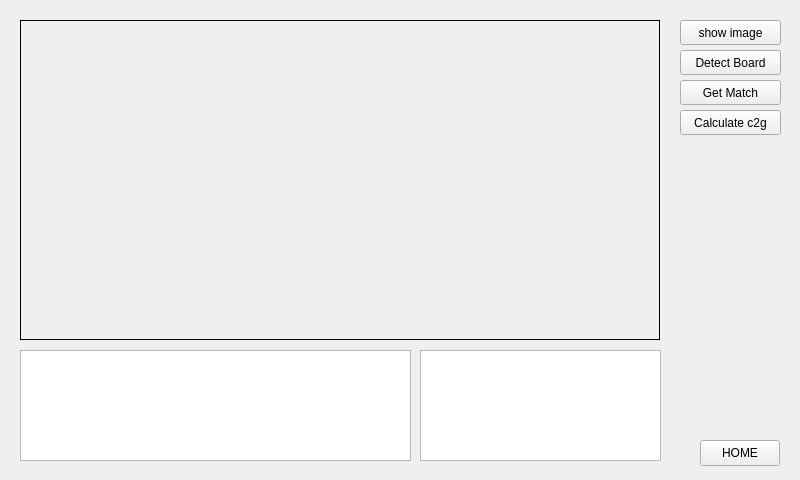
<?xml version="1.0" encoding="UTF-8"?>
<ui version="4.0">
 <class>HProbotArmControl</class>
 <widget class="QWidget" name="HProbotArmControl">
  <property name="geometry">
   <rect>
    <x>0</x>
    <y>0</y>
    <width>800</width>
    <height>480</height>
   </rect>
  </property>
  <property name="windowTitle">
   <string>Form</string>
  </property>
  <widget class="QStackedWidget" name="stackedWidget">
   <property name="geometry">
    <rect>
     <x>10</x>
     <y>10</y>
     <width>781</width>
     <height>461</height>
    </rect>
   </property>
   <property name="currentIndex">
    <number>1</number>
   </property>
   <widget class="QWidget" name="page0_main">
    <widget class="QPushButton" name="pushButton_page0_main_execute">
     <property name="geometry">
      <rect>
       <x>410</x>
       <y>10</y>
       <width>361</width>
       <height>201</height>
      </rect>
     </property>
     <property name="text">
      <string>Execute</string>
     </property>
    </widget>
    <widget class="QPushButton" name="pushButton_page0_main_handeyecalibration">
     <property name="geometry">
      <rect>
       <x>10</x>
       <y>10</y>
       <width>361</width>
       <height>201</height>
      </rect>
     </property>
     <property name="text">
      <string>Hand-Eye Calibration</string>
     </property>
    </widget>
    <widget class="QPushButton" name="pushButton_page0_main_moving">
     <property name="geometry">
      <rect>
       <x>10</x>
       <y>250</y>
       <width>361</width>
       <height>201</height>
      </rect>
     </property>
     <property name="text">
      <string>Moving</string>
     </property>
    </widget>
    <widget class="QPushButton" name="pushButton_page0_main_status">
     <property name="geometry">
      <rect>
       <x>410</x>
       <y>250</y>
       <width>361</width>
       <height>201</height>
      </rect>
     </property>
     <property name="text">
      <string>Status</string>
     </property>
    </widget>
   </widget>
   <widget class="QWidget" name="page1_calibration">
    <widget class="QPushButton" name="pushButton_page1_calibration_home">
     <property name="geometry">
      <rect>
       <x>690</x>
       <y>430</y>
       <width>80</width>
       <height>26</height>
      </rect>
     </property>
     <property name="text">
      <string>HOME</string>
     </property>
    </widget>
    <widget class="QLabel" name="label_page1_color_image">
     <property name="geometry">
      <rect>
       <x>10</x>
       <y>10</y>
       <width>640</width>
       <height>320</height>
      </rect>
     </property>
     <property name="autoFillBackground">
      <bool>false</bool>
     </property>
     <property name="frameShape">
      <enum>QFrame::Box</enum>
     </property>
     <property name="lineWidth">
      <number>1</number>
     </property>
     <property name="text">
      <string/>
     </property>
    </widget>
    <widget class="QPushButton" name="pushButton_page1_show_image">
     <property name="geometry">
      <rect>
       <x>670</x>
       <y>10</y>
       <width>101</width>
       <height>25</height>
      </rect>
     </property>
     <property name="text">
      <string>show image</string>
     </property>
    </widget>
    <widget class="QPushButton" name="pushButton_page1_detect_board">
     <property name="geometry">
      <rect>
       <x>670</x>
       <y>40</y>
       <width>101</width>
       <height>25</height>
      </rect>
     </property>
     <property name="text">
      <string>Detect Board</string>
     </property>
    </widget>
    <widget class="QPushButton" name="pushButton_page1_calculate_c2g">
     <property name="geometry">
      <rect>
       <x>670</x>
       <y>100</y>
       <width>101</width>
       <height>25</height>
      </rect>
     </property>
     <property name="text">
      <string>Calculate c2g</string>
     </property>
    </widget>
    <widget class="QListWidget" name="listWidget_page1_match">
     <property name="geometry">
      <rect>
       <x>410</x>
       <y>340</y>
       <width>241</width>
       <height>111</height>
      </rect>
     </property>
    </widget>
    <widget class="QTextEdit" name="textEdit_page1_calibration_log">
     <property name="geometry">
      <rect>
       <x>10</x>
       <y>340</y>
       <width>391</width>
       <height>111</height>
      </rect>
     </property>
     <property name="acceptDrops">
      <bool>false</bool>
     </property>
     <property name="tabChangesFocus">
      <bool>true</bool>
     </property>
     <property name="readOnly">
      <bool>true</bool>
     </property>
    </widget>
    <widget class="QPushButton" name="pushButton_page1_get_match">
     <property name="geometry">
      <rect>
       <x>670</x>
       <y>70</y>
       <width>101</width>
       <height>25</height>
      </rect>
     </property>
     <property name="text">
      <string>Get Match</string>
     </property>
    </widget>
   </widget>
   <widget class="QWidget" name="page2_execute">
    <widget class="QPushButton" name="pushButton_page2_execute_detectmarker">
     <property name="geometry">
      <rect>
       <x>370</x>
       <y>230</y>
       <width>181</width>
       <height>26</height>
      </rect>
     </property>
     <property name="text">
      <string>Detect Marker</string>
     </property>
    </widget>
    <widget class="QPushButton" name="pushButton_3">
     <property name="geometry">
      <rect>
       <x>370</x>
       <y>310</y>
       <width>80</width>
       <height>26</height>
      </rect>
     </property>
     <property name="text">
      <string>PushButton</string>
     </property>
    </widget>
    <widget class="QPushButton" name="pushButton_page2_execute_generatecollisionobject">
     <property name="geometry">
      <rect>
       <x>370</x>
       <y>270</y>
       <width>181</width>
       <height>26</height>
      </rect>
     </property>
     <property name="text">
      <string>Generate Collision Object</string>
     </property>
    </widget>
    <widget class="QPushButton" name="pushButton_page2_execute_home">
     <property name="geometry">
      <rect>
       <x>690</x>
       <y>430</y>
       <width>80</width>
       <height>26</height>
      </rect>
     </property>
     <property name="text">
      <string>HOME</string>
     </property>
    </widget>
    <widget class="QTextEdit" name="textEdit_page2_execute_log">
     <property name="geometry">
      <rect>
       <x>10</x>
       <y>10</y>
       <width>351</width>
       <height>441</height>
      </rect>
     </property>
    </widget>
    <widget class="QLabel" name="label_page2_detect_marker">
     <property name="geometry">
      <rect>
       <x>370</x>
       <y>10</y>
       <width>391</width>
       <height>211</height>
      </rect>
     </property>
     <property name="autoFillBackground">
      <bool>false</bool>
     </property>
     <property name="frameShape">
      <enum>QFrame::Box</enum>
     </property>
     <property name="lineWidth">
      <number>1</number>
     </property>
     <property name="text">
      <string/>
     </property>
    </widget>
   </widget>
   <widget class="QWidget" name="page3_moving">
    <widget class="QLineEdit" name="lineEdit_page3_coordinate_x">
     <property name="geometry">
      <rect>
       <x>420</x>
       <y>110</y>
       <width>113</width>
       <height>25</height>
      </rect>
     </property>
    </widget>
    <widget class="QLineEdit" name="lineEdit_page3_coordinate_y">
     <property name="geometry">
      <rect>
       <x>560</x>
       <y>100</y>
       <width>113</width>
       <height>25</height>
      </rect>
     </property>
    </widget>
    <widget class="QLineEdit" name="lineEdit_page3_coordinate_z">
     <property name="geometry">
      <rect>
       <x>610</x>
       <y>160</y>
       <width>113</width>
       <height>25</height>
      </rect>
     </property>
    </widget>
    <widget class="QLabel" name="label_page3_coordinate_x">
     <property name="geometry">
      <rect>
       <x>470</x>
       <y>80</y>
       <width>21</width>
       <height>17</height>
      </rect>
     </property>
     <property name="text">
      <string>X</string>
     </property>
    </widget>
    <widget class="QLabel" name="label_page3_coordinate_y">
     <property name="geometry">
      <rect>
       <x>580</x>
       <y>70</y>
       <width>21</width>
       <height>17</height>
      </rect>
     </property>
     <property name="text">
      <string>Y</string>
     </property>
    </widget>
    <widget class="QLabel" name="label_page3_coordinate_z">
     <property name="geometry">
      <rect>
       <x>660</x>
       <y>140</y>
       <width>21</width>
       <height>17</height>
      </rect>
     </property>
     <property name="text">
      <string>Z</string>
     </property>
    </widget>
    <widget class="QPushButton" name="pushButton_page3_execute">
     <property name="geometry">
      <rect>
       <x>620</x>
       <y>300</y>
       <width>89</width>
       <height>25</height>
      </rect>
     </property>
     <property name="text">
      <string>execute</string>
     </property>
    </widget>
    <widget class="QPushButton" name="pushButton_page3_home">
     <property name="geometry">
      <rect>
       <x>510</x>
       <y>330</y>
       <width>80</width>
       <height>26</height>
      </rect>
     </property>
     <property name="text">
      <string>HOME</string>
     </property>
    </widget>
    <widget class="QTextEdit" name="textEdit_page3_moving_log">
     <property name="geometry">
      <rect>
       <x>10</x>
       <y>10</y>
       <width>371</width>
       <height>441</height>
      </rect>
     </property>
     <property name="readOnly">
      <bool>true</bool>
     </property>
    </widget>
   </widget>
   <widget class="QWidget" name="page4_status"/>
  </widget>
 </widget>
 <resources/>
 <connections/>
</ui>
